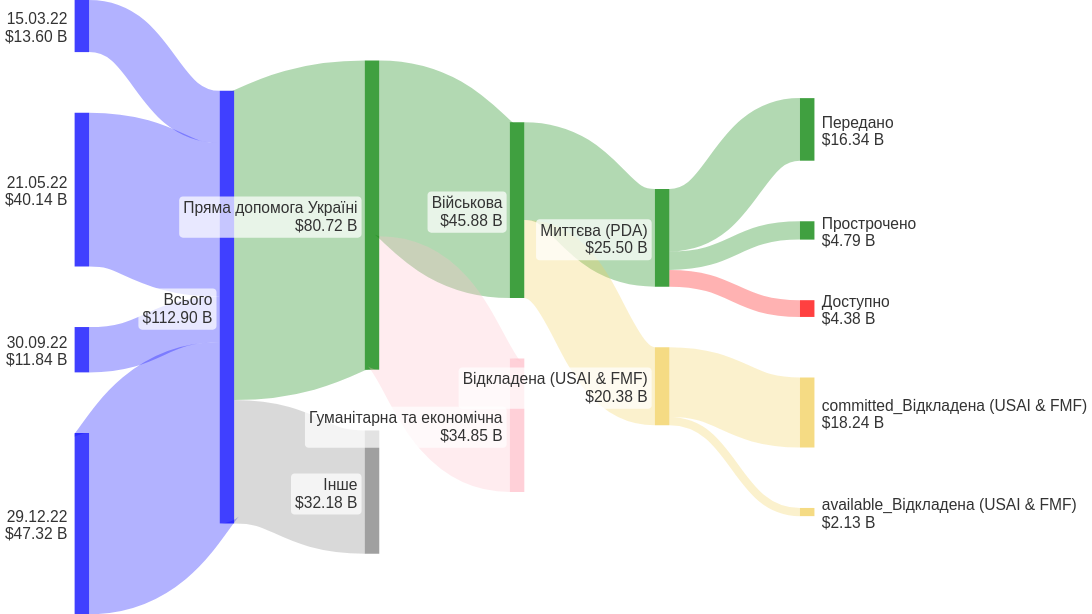

Vega-Lite specification stored for this chart:
### Vega specification from a JSON file in a GitHub repository (floating-point values rounded to 4 significant figures)
{"$schema": "https://vega.github.io/schema/vega/v5.json", "autosize": {"type": "fit", "contains": "padding"}, "signals": [{"name": "width", "init": "containerSize()[0]", "on": [{"events": "window:resize", "update": "containerSize()[0]"}]}, {"name": "height", "init": "containerSize()[0]/16*9", "on": [{"events": "window:resize", "update": "containerSize()[0]/16*9"}]}, {"name": "fontSize", "init": "containerSize()[0]/70", "on": [{"events": "window:resize", "update": "containerSize()[0]/70"}]}, {"name": "standardGap", "value": 14, "- Кошти FMF, витрачені на інші країни, включені в «Інше»": "Gap as a percentage of full domain"}, {"name": "maxValue", "init": "data('maxValue')[0].value"}, {"name": "spacer", "init": "maxValue/(100 * 1.)*standardGap"}], "data": [{"name": "entries", "format": {"type": "csv", "parse": {"category": "string", "stack": "number", "sort": "number", "labels": "string", "color": "string"}}, "values": "name,category,stack,sort,labels,color,\r\nMar '22,15.03.22,1,1,left,blue,\"USAA 2022, March 2022\"\r\nMay '22,21.05.22,1,2,left,blue,\"+USAA 2022, May 2022\"\r\nSep '22,30.09.22,1,3,left,blue,\"USAA 2023, September 2022\"\r\nDec '22,29.12.22,1,4,left,blue,\"+USAA 2023, December 2022\"\r\nTotal,Всього,2,1,left,blue,\r\nDirect aid to Ukraine,Пряма допомога Україні,3,1,left,green,\r\nOther,Інше,3,2,left,grey,\r\nMilitary Aid,Військова,4,1,left,green,\r\nHumanitarian & Economic Aid,Гуманітарна та економічна,4,2,left,pink,\r\nInstant aid (PDA),Миттєва (PDA),5,1,left,green,\r\nCommitted,Передано,6,1,right,green,\r\nAvailable,Прострочено,6,2,right,green,\r\nExpired funds,Доступно,6,3,right,red,\r\nDeferred aid (USAI & FMF),Відкладена (USAI & FMF),5,2,left,#f2cf5b,\r\nCommitted.,committed_Відкладена (USAI & FMF),6,4,right,#f2cf5b,\r\nAvailable.,available_Відкладена (USAI & FMF),6,5,right,#f2cf5b,"}, {"name": "connections", "format": {"type": "csv", "parse": {"source": "string", "destination": "string", "value": "number"}}, "values": "source,value,destination,\r\n15.03.22,13.6005,Всього,\"USAA 2022, March 2022\"\r\n21.05.22,40.143,Всього,\"+USAA 2022, May 2022\"\r\n30.09.22,11.837,Всього,\"USAA 2023, September 2022\"\r\n29.12.22,47.3218,Всього,\"+USAA 2023, December 2022\"\r\nВсього,80.7233,Пряма допомога Україні,\r\nВсього,32.179,Інше,\r\nПряма допомога Україні,45.877,Військова,\r\nПряма допомога Україні,34.8463,Гуманітарна та економічна,\r\nВійськова,25.5,Миттєва (PDA),\r\nМиттєва (PDA),16.335,Передано,\r\nМиттєва (PDA),4.375,Доступно,\r\nМиттєва (PDA),4.79,Прострочено,\r\nВійськова,20.377,Відкладена (USAI & FMF),\r\nВідкладена (USAI & FMF),18.242,committed_Відкладена (USAI & FMF),\r\nВідкладена (USAI & FMF),2.135,available_Відкладена (USAI & FMF),"}, {"name": "preStacks", "source": "connections", "transform": [{"type": "formula", "as": "end", "expr": "['source','destination']"}, {"type": "formula", "as": "name", "expr": "[datum.source,datum.destination]"}, {"type": "project", "fields": ["end", "name", "value"]}, {"type": "flatten", "fields": ["end", "name"]}, {"type": "aggregate", "fields": ["value"], "groupby": ["end", "name"], "ops": ["sum"], "as": ["value"]}, {"type": "aggregate", "fields": ["value"], "groupby": ["name"], "ops": ["max"], "as": ["value"]}]}, {"name": "stacks", "source": "preStacks", "transform": [{"type": "lookup", "from": "entries", "key": "category", "fields": ["name"], "values": ["stack", "sort", "gap", "labels", "color"], "as": ["stack", "sort", "gap", "labels", "color"]}, {"type": "formula", "as": "gap", "expr": "datum.gap?datum.gap:0"}]}, {"name": "maxValue", "source": ["stacks"], "transform": [{"type": "aggregate", "fields": ["value"], "groupby": ["stack"], "ops": ["sum"], "as": ["value"]}, {"type": "aggregate", "fields": ["value"], "ops": ["max"], "as": ["value"]}]}, {"name": "plottedStacks", "source": ["stacks"], "transform": [{"type": "formula", "as": "type", "expr": "['data','spacer']"}, {"type": "formula", "as": "spacedValue", "expr": "[datum.value,spacer]"}, {"type": "flatten", "fields": ["type", "spacedValue"]}, {"type": "stack", "groupby": ["stack"], "sort": {"field": "sort", "order": "descending"}, "field": "spacedValue", "offset": "center"}, {"type": "formula", "expr": "((datum.value)/2)+datum.y0", "as": "yc"}]}, {"name": "finalTable", "source": ["plottedStacks"], "transform": [{"type": "filter", "expr": "datum.type == 'data'"}]}, {"name": "linkTable", "source": ["connections"], "transform": [{"type": "lookup", "from": "finalTable", "key": "name", "values": ["y0", "y1", "stack", "sort"], "fields": ["source"], "as": ["sourceStacky0", "sourceStacky1", "sourceStack", "sourceSort"]}, {"type": "lookup", "from": "finalTable", "key": "name", "values": ["y0", "y1", "stack", "sort", "color"], "fields": ["destination"], "as": ["destinationStacky0", "destinationStacky1", "destinationStack", "destinationSort", "color"]}, {"type": "stack", "groupby": ["source"], "sort": {"field": "destinationSort", "order": "descending"}, "field": "value", "offset": "zero", "as": ["syi0", "syi1"]}, {"type": "formula", "expr": "datum.syi0+datum.sourceStacky0", "as": "sy0"}, {"type": "formula", "expr": "datum.sy0+datum.value", "as": "sy1"}, {"type": "stack", "groupby": ["destination"], "sort": {"field": "sourceSort", "order": "descending"}, "field": "value", "offset": "zero", "as": ["dyi0", "dyi1"]}, {"type": "formula", "expr": "datum.dyi0+datum.destinationStacky0", "as": "dy0"}, {"type": "formula", "expr": "(datum.dy0+datum.value)", "as": "dy1"}, {"type": "formula", "expr": "((datum.value)/2)+datum.sy0", "as": "syc"}, {"type": "formula", "expr": "((datum.value)/2)+datum.dy0", "as": "dyc"}, {"type": "formula", "expr": "range('y')[0]-scale('y', datum.value)", "as": "sample"}, {"type": "linkpath", "orient": "horizontal", "shape": "diagonal", "sourceY": {"expr": "scale('y', datum.syc)"}, "sourceX": {"expr": "scale('x', toNumber(datum.sourceStack)) + bandwidth('x')"}, "targetY": {"expr": "scale('y', datum.dyc)"}, "targetX": {"expr": "scale('x', datum.destinationStack)"}}, {"type": "formula", "expr": "(range('y')[0]-scale('y', datum.value)) / 1.", "as": "strokeWidth"}]}], "scales": [{"name": "x", "type": "band", "range": "width", "domain": {"data": "finalTable", "field": "stack"}, "paddingInner": 0.9}, {"name": "y", "type": "linear", "range": "height", "domain": {"data": "finalTable", "field": "y1"}, "reverse": false}], "marks": [{"type": "rect", "from": {"data": "finalTable"}, "encode": {"update": {"x": {"scale": "x", "field": "stack"}, "width": {"scale": "x", "band": 1}, "y": {"scale": "y", "field": "y0"}, "y2": {"scale": "y", "field": "y1"}, "fill": {"field": "color"}, "fillOpacity": {"value": 0.75}, "strokeWidth": {"value": 0}, "stroke": {"field": "color"}}, "hover": {"tooltip": {"signal": "{'Name':datum.name, 'Value':format(datum.value, '$') + ' B'}"}, "fillOpacity": {"value": 1}}}}, {"type": "path", "name": "links", "from": {"data": "linkTable"}, "clip": true, "encode": {"update": {"strokeWidth": {"field": "strokeWidth"}, "path": {"field": "path"}, "strokeOpacity": {"signal": "0.3"}, "stroke": {"field": "color"}}, "hover": {"strokeOpacity": {"value": 1}, "tooltip": {"signal": "{'Source':datum.source,'Destination':datum.destination, 'Value':format(datum.value, '$') + ' B'}"}}}}, {"type": "group", "name": "labelText", "zindex": 1, "from": {"facet": {"data": "finalTable", "name": "labelFacet", "groupby": ["name", "stack", "yc", "value", "labels"]}}, "clip": false, "encode": {"update": {"strokeWidth": {"value": 1}, "stroke": {"value": "red"}, "x": {"signal": "datum.labels=='left'?scale('x', datum.stack) - 8 : scale('x', datum.stack) + (bandwidth('x')) + 8"}, "yc": {"scale": "y", "signal": "datum.yc"}, "width": {"signal": "0"}, "height": {"signal": "0"}, "fillOpacity": {"signal": "0.1"}}}, "marks": [{"type": "text", "name": "heading", "from": {"data": "labelFacet"}, "encode": {"update": {"x": {"value": 0}, "y": {"value": -2}, "text": {"field": "name"}, "align": {"signal": "datum.labels=='left'?'right':'left'"}, "fontWeight": {"value": "normal"}}}}, {"type": "text", "name": "amount", "from": {"data": "labelFacet"}, "encode": {"update": {"x": {"value": 0}, "y": {"signal": "fontSize"}, "text": {"signal": " format(datum.value, '$.2f') + ' B'"}, "align": {"signal": "datum.labels=='left'?'right':'left'"}}}}]}, {"type": "rect", "from": {"data": "labelText"}, "encode": {"update": {"x": {"field": "bounds.x1", "offset": -4}, "x2": {"field": "bounds.x2", "offset": 4}, "y": {"field": "bounds.y1", "offset": -4}, "y2": {"field": "bounds.y2", "offset": 4}, "fill": {"value": "white"}, "opacity": {"value": 0.7}, "cornerRadius": {"value": 4}}}}], "config": {"view": {"stroke": "transparent"}, "text": {"fontSize": {"signal": "fontSize"}, "fill": "#333333"}}}
